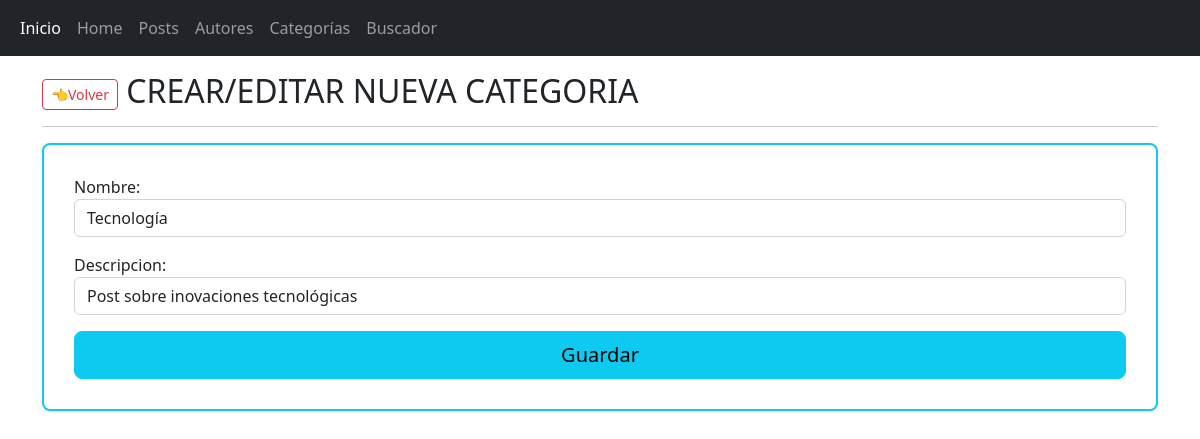
The app's page /categoria/categoria_update/1 with its own data.
### AppBlog/models.py (models this page shows, shortened)
class Categoria(models.Model):
    id = models.AutoField(primary_key=True)
    nombre = models.CharField(max_length=100, unique=True)
    descripcion = models.TextField(max_length=300)

### AppBlog/views.py (the view)
# urls.py: path('categoria/categoria_update/<int:pk>', CategoriaUpdate.as_view(), name='categoria_update'),
class CategoriaUpdate(UpdateView):
    model = Categoria
    form_class = CategoriaForm
    template_name = 'categoria/categoria_create.html'
    success_url = reverse_lazy('categoria_list')

### AppBlog/forms.py
class CategoriaForm(forms.ModelForm):
    class Meta:
        model = Categoria
        fields = [
                'id',
                'nombre',
                'descripcion',
                ]
        labels = {
            'nombre': 'Nombre',
            'descripcion': 'Descripcion',
        }
        widgets = {
            'nombre': forms.TextInput(attrs={'class': 'form-control', 'placeholder': 'Nombre'}),
            'descripcion': forms.TextInput(attrs={'class': 'form-control', 'placeholder': 'Descripcion'}),
        }

### AppBlog/templates/categoria/categoria_create.html (shortened to what this page needs)
{% extends 'componentes/padre.html' %}
{% load static %}
{% block contenido %}
<h2><a class="btn btn-outline-danger btn-sm" href="{% url 'categoria_list' %}" role="button">👈Volver</a> CREAR/EDITAR NUEVA CATEGORIA </h2>
<hr>
<div class="container border border-info border-2 rounded-3" style="background-color:rgb(255, 255, 255); padding:30px">
    <div class="row">
        <div class="col-12">
            <form action="#" method="post">
                {{form.as_p}}
                <button type="submit" class="btn btn-lg btn-info" style="width:100%">Guardar</button>
            </form>
        </div>
    </div>
</div>
{% endblock %}

### records on screen
Categoria: nombre "Tecnología", descripcion "Post sobre inovaciones tecnológicas"
